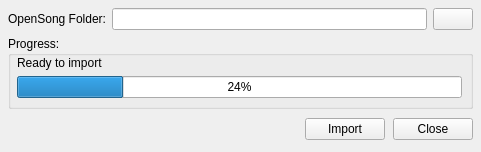
<ui version="4.0" >
 <class>OpenSongImportForm</class>
 <widget class="QWidget" name="OpenSongImportForm" >
  <property name="geometry" >
   <rect>
    <x>0</x>
    <y>0</y>
    <width>481</width>
    <height>152</height>
   </rect>
  </property>
  <property name="windowTitle" >
   <string>OpenSong Song Importer</string>
  </property>
  <layout class="QVBoxLayout" name="verticalLayout" >
   <property name="spacing" >
    <number>6</number>
   </property>
   <property name="margin" >
    <number>8</number>
   </property>
   <item>
    <widget class="QWidget" native="1" name="ImportFileWidget" >
     <property name="sizePolicy" >
      <sizepolicy vsizetype="Fixed" hsizetype="Preferred" >
       <horstretch>0</horstretch>
       <verstretch>0</verstretch>
      </sizepolicy>
     </property>
     <layout class="QHBoxLayout" name="horizontalLayout" >
      <property name="spacing" >
       <number>6</number>
      </property>
      <property name="margin" >
       <number>0</number>
      </property>
      <item>
       <widget class="QLabel" name="ImportFileLabel" >
        <property name="text" >
         <string>OpenSong Folder:</string>
        </property>
       </widget>
      </item>
      <item>
       <widget class="QLineEdit" name="ImportFileLineEdit" />
      </item>
      <item>
       <widget class="QPushButton" name="ImportFileSelectPushButton" >
        <property name="text" >
         <string/>
        </property>
        <property name="icon" >
         <iconset resource="../images/openlp-2.qrc" >
          <normaloff>:/imports/import_load.png</normaloff>:/imports/import_load.png</iconset>
        </property>
       </widget>
      </item>
     </layout>
    </widget>
   </item>
   <item>
    <widget class="QGroupBox" name="ProgressGroupBox" >
     <property name="sizePolicy" >
      <sizepolicy vsizetype="Fixed" hsizetype="Expanding" >
       <horstretch>0</horstretch>
       <verstretch>0</verstretch>
      </sizepolicy>
     </property>
     <property name="title" >
      <string>Progress:</string>
     </property>
     <layout class="QVBoxLayout" name="verticalLayout_4" >
      <property name="spacing" >
       <number>6</number>
      </property>
      <property name="leftMargin" >
       <number>6</number>
      </property>
      <property name="topMargin" >
       <number>0</number>
      </property>
      <property name="rightMargin" >
       <number>8</number>
      </property>
      <property name="bottomMargin" >
       <number>8</number>
      </property>
      <item>
       <widget class="QLabel" name="ProgressLabel" >
        <property name="text" >
         <string>Ready to import</string>
        </property>
       </widget>
      </item>
      <item>
       <widget class="QProgressBar" name="ProgressBar" >
        <property name="value" >
         <number>24</number>
        </property>
       </widget>
      </item>
     </layout>
    </widget>
   </item>
   <item>
    <widget class="QWidget" native="1" name="ButtonBarWidget" >
     <layout class="QHBoxLayout" name="horizontalLayout_7" >
      <property name="spacing" >
       <number>8</number>
      </property>
      <property name="margin" >
       <number>0</number>
      </property>
      <item>
       <spacer name="ButtonBarHSpacer" >
        <property name="orientation" >
         <enum>Qt::Horizontal</enum>
        </property>
        <property name="sizeHint" stdset="0" >
         <size>
          <width>288</width>
          <height>20</height>
         </size>
        </property>
       </spacer>
      </item>
      <item>
       <widget class="QPushButton" name="ImportPushButton" >
        <property name="text" >
         <string>Import</string>
        </property>
       </widget>
      </item>
      <item>
       <widget class="QPushButton" name="ClosePushButton" >
        <property name="text" >
         <string>Close</string>
        </property>
       </widget>
      </item>
     </layout>
    </widget>
   </item>
  </layout>
 </widget>
 <resources>
  <include location="../images/openlp-2.qrc" />
 </resources>
 <connections>
  <connection>
   <sender>ClosePushButton</sender>
   <signal>clicked()</signal>
   <receiver>OpenSongImportForm</receiver>
   <slot>close()</slot>
   <hints>
    <hint type="sourcelabel" >
     <x>424</x>
     <y>132</y>
    </hint>
    <hint type="destinationlabel" >
     <x>288</x>
     <y>-25</y>
    </hint>
   </hints>
  </connection>
 </connections>
</ui>
